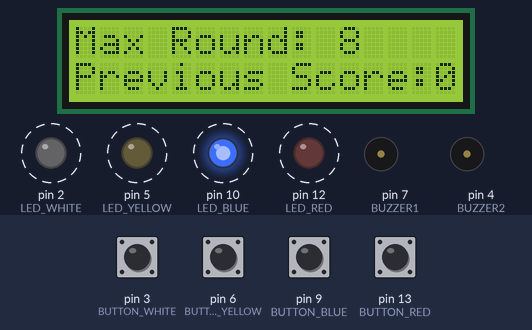
A sketch run on a simulated Arduino Uno, built with avr-gcc and run on an emulated ATmega328P. On the bench: 16×2 character LCD, output pins drawn as LEDs (lit = HIGH), buzzer (waves = sounding, pin HIGH). Dashed ring = blinking. Inputs (shaded band) come from the test bench; at power-on: pin 3 (BUTTON_WHITE), pin 6 (BUTTON_YELLOW), pin 9 (BUTTON_BLUE), pin 13 (BUTTON_RED) HIGH. Random numbers use the default seed unless the sketch sets one.

Above: at 6.58 s.
6.6 s: pin 3 (BUTTON_WHITE) pulled LOW for 0.15 s
At 8.6 s:
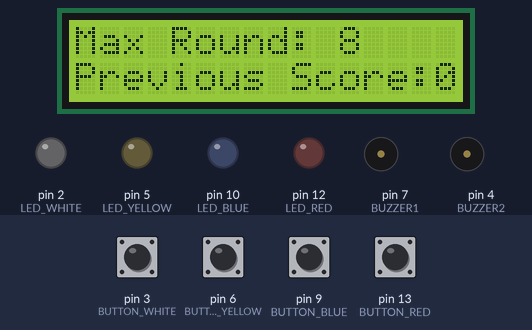
9.5 s: pin 6 (BUTTON_YELLOW) pulled LOW for 0.15 s
At 9.93 s:
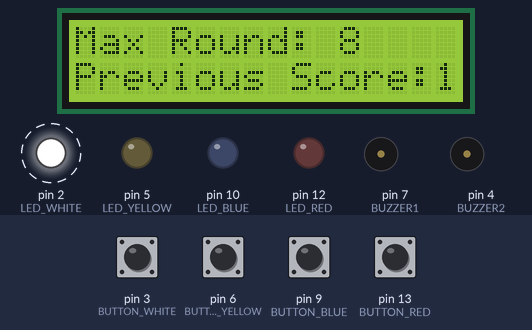
11.3 s: pin 9 (BUTTON_BLUE) pulled LOW for 0.15 s
At 12.75 s:
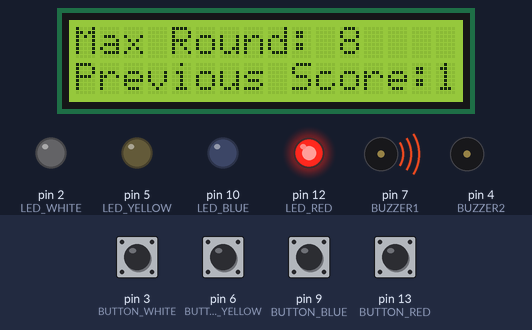
13.8 s: pin 3 (BUTTON_WHITE) pulled LOW for 1 s
At 14.92 s:
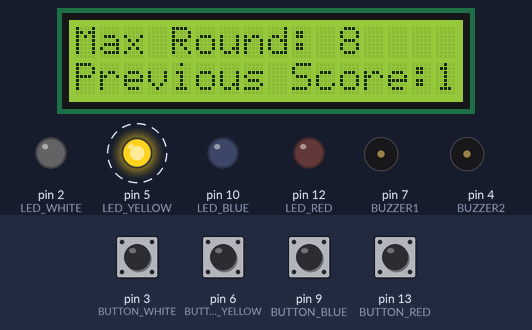
16.3 s: pin 6 (BUTTON_YELLOW) pulled LOW for 1 s
At 18.7 s:
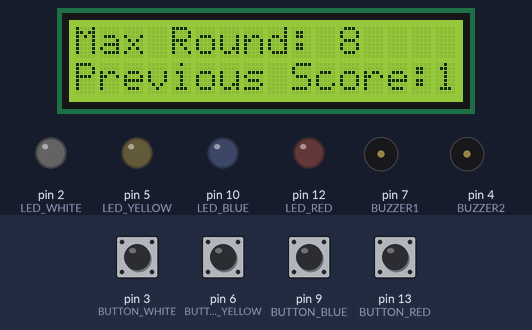
19.4 s: pin 9 (BUTTON_BLUE) pulled LOW for 1 s
At 20.72 s:
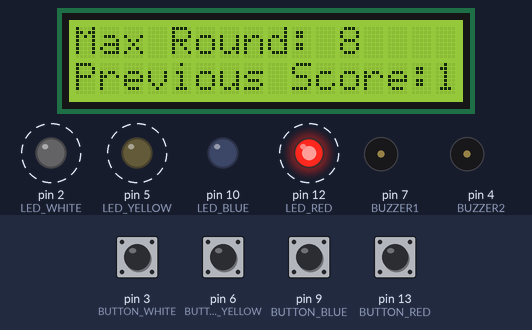
Timing chart, 0 to 22.9 s (numbered marks = the images above; inputs shaded):
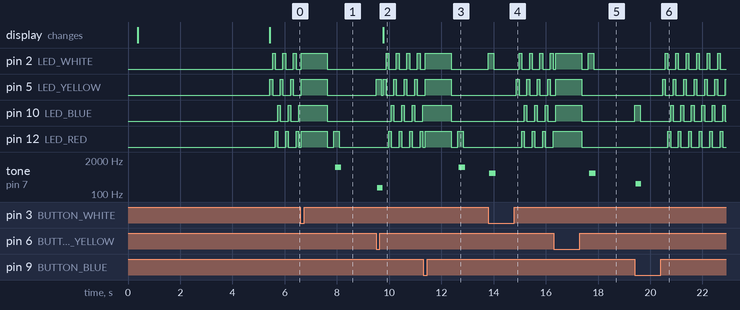

The sketch:

simon_says.ino
```cpp
/*
 Arduino SIMON Says Game
 Created by Gabe and Tyrell
 Date: 2022-05-08
 CMP 521A

 How do you play Simon game?

 The Simon game is an entertaining electrical light and sound game in which players
 must push the colored buttons in the correct order to repeat random light
 sequences. It's a fast-paced game with challenging lighting and sounds. As you
 repeat the patterns and progress to higher levels/rounds , you will have a lot of fun.

 This game was built on the Arduino UNO board.
 It uses the following hardware

 4 - LEDs used to display the feedback
 4 - Buttons for Input
 1 - Buzzer
 1 - Arduino Uno Board
 1 - Arduino Uno
 3 - 220 ohm Resistors for LED
 1 - 200 ohm Resistor for LED
 1 - 16x2 LCD for Game Info and Scoring
 1 - 10K Potentiometer
 1 - 48400 ohm Resistor for LCD
 30- Wires

  */

//Variables

#include <LiquidCrystal.h>

#define CHOICE_OFF      0 //Used to control LEDs
#define CHOICE_NONE     0 //Used to check buttons
#define CHOICE_YELLOW  (1 << 0) // Binary: 0000000000000001 , or 1 in decimal
#define CHOICE_RED     (1 << 1) // Binary: 0000000000000010 , or 2 in decimal
#define CHOICE_WHITE   (1 << 2) // Binary: 0000000000000100 , or 4 in decimal
#define CHOICE_BLUE    (1 << 3) // Binary: 0000000000001000 , or 8 in decimal
#define LED_YELLOW     5
#define LED_RED        12
#define LED_WHITE      2
#define LED_BLUE       10


// Definitions on Buttons information

#define BUTTON_YELLOW  6
#define BUTTON_RED    13
#define BUTTON_WHITE   3
#define BUTTON_BLUE    9

// Definitions Of Buzzer Sounds

#define BUZZER1  7
#define BUZZER2  4

// Definitions of the game parameters

#define ROUNDS_TO_WIN      8  // You need to win 8 times to win
#define TIME_LIMIT      4000  // You have 4 seconds before timing out
#define SIMON              0

// Game state variables

byte gameMode = SIMON; //This is the gamemode
byte gameBoard[32]; // Contains the combination of buttons as the game continues
byte gameRound = 0; // Counts the number of succesful levels the player has made it to


const int rs = A0, en = A1, d4 = A2, d5 = A3, d6 = A4, d7 = A5;
LiquidCrystal lcd(rs, en, d4, d5, d6, d7);

void setup(){

//This will welcome the user when the arduino first turns on and then turn off to inform the user the max round they can go to and the previous round they or someone else got to

  lcd.begin(16,2);
  delay(300);
  lcd.clear();
  lcd.print("Welcome To");
  lcd.setCursor(0,1);
  lcd.print("SIMON SAYS GAME");
  delay(5000);

//Setup hardware inputs/outputs. These pins are defined in the hardware_versions header file
//Enable pull ups on inputs

  pinMode(BUTTON_YELLOW, INPUT_PULLUP);
  pinMode(BUTTON_RED, INPUT_PULLUP);
  pinMode(BUTTON_WHITE, INPUT_PULLUP);
  pinMode(BUTTON_BLUE, INPUT_PULLUP);
  pinMode(LED_YELLOW, OUTPUT);
  pinMode(LED_RED, OUTPUT);
  pinMode(LED_WHITE, OUTPUT);
  pinMode(LED_BLUE, OUTPUT);
  pinMode(BUZZER1, OUTPUT);
  pinMode(BUZZER2, OUTPUT);

//Checking the Mode DC style

  gameMode = SIMON; // SIMON Says Game

}

void loop(){

//This will tell you what the highest round you can go to and tell you the the previous round you got to
  lcd.begin(16,2);
  lcd.print("Max Round: 8 "); // If you increase the number of levels don't forget to adjust this to the new level
  lcd.setCursor(0,1);
  lcd.print("Previous Score:");
  lcd.setCursor(15,1);
  lcd.print(gameRound);


  attractMode(); // Blink lights while waiting for user to press a button
  setLEDs(CHOICE_YELLOW | CHOICE_RED | CHOICE_WHITE | CHOICE_BLUE); // Turn LEDs on red - green - blue - yellow
  delay(1000);
  setLEDs(CHOICE_OFF); // Turn off LEDs
  delay(250);
  if (gameMode == SIMON)
  {
    if (play_SIMON() == true)
      play_loser(); // Player lost
  }
}
boolean play_SIMON(void)
{
  randomSeed(millis()); // Seed the random generator with random amount of millis()
  gameRound = 0; // Resets the game back to square one
  while (gameRound < ROUNDS_TO_WIN)  // Game will last as long as rounds_to_win is not passed
  {
    add_to_moves(); // Add a button and light flash to the current moves, then play them back to player
    playMoves(); // Repeats back the current game board path.  Then require the player to repeat the path.

    for (byte currentMove = 0 ; currentMove < gameRound ; currentMove++) //++ is  post increment
    {
      byte choice = wait_for_button(); // See what button the user presses to see if they got the right button
      if (choice == 0) return false; // If wait timed out, player loses
      if (choice != gameBoard[currentMove]) return false; // If the choice is incorect, player loses
    }
    delay(1250); // Player was correct, delay of 1.25 seconds before playing moves
  }
  return true; // User completed all the levels, and won!!!!!
}
void playMoves(void)
{
  for (byte currentMove = 0 ; currentMove < gameRound ; currentMove++)
  {
    toner(gameBoard[currentMove], 175); //this shows how long the player gets to see the game pattern
    delay(175);  //This is the playback speed
  }
}
void add_to_moves(void)
{
  byte newButton = random(0, 4); //min (included), max (exluded)
  // We have to convert this number, 0 to 3, to CHOICEs
  if(newButton == 0) newButton = CHOICE_YELLOW;
  else if(newButton == 1) newButton = CHOICE_RED;
  else if(newButton == 2) newButton = CHOICE_WHITE;
  else if(newButton == 3) newButton = CHOICE_BLUE;
  gameBoard[gameRound++] = newButton; // Add this new button to the game array
}

//~~~~~~~~~~~~~~~~~~~~~~~~~~~~~~~~~~~~~~~~~~~~~~~~~~~~~~~~~~~~~~~~~
//The following functions control the hardware
// Lights a given LEDs
// Pass in a byte that is made up from CHOICE_RED, CHOICE_YELLOW, etc

void setLEDs(byte leds)
{
  if ((leds & CHOICE_YELLOW) != 0)
    digitalWrite(LED_YELLOW, HIGH);
  else
    digitalWrite(LED_YELLOW, LOW);

  if ((leds & CHOICE_RED) != 0)
    digitalWrite(LED_RED, HIGH);
  else
    digitalWrite(LED_RED, LOW);

  if ((leds & CHOICE_WHITE) != 0)
    digitalWrite(LED_WHITE, HIGH);
  else
    digitalWrite(LED_WHITE, LOW);

  if ((leds & CHOICE_BLUE) != 0)
    digitalWrite(LED_BLUE, HIGH);
  else
    digitalWrite(LED_BLUE, LOW);
}

// Wait for a button to be pressed.
// Returns one of LED colors (LED_RED, etc.) if successful, 0 if timed out

byte wait_for_button(void)
{
  long startTime = millis(); // Remember the time we started the this loop
  while ( (millis() - startTime) < TIME_LIMIT) // Loop until too much time has passed
  {
    byte button = checkButton();
    if (button != CHOICE_NONE)
    {
      toner(button, 175); // Play the button the user just pressed
      while(checkButton() != CHOICE_NONE) ;  // Now let's wait for user to release button
      delay(10); // This helps with debouncing and accidental double taps
      return button;
    }
  }
  return CHOICE_NONE; // If we get here, we've timed out!
}
// Returns a '1' bit in the position corresponding to CHOICE_RED, CHOICE_GREEN, etc.
byte checkButton(void)
{
  if (digitalRead(BUTTON_YELLOW) == 0) return(CHOICE_YELLOW);
  else if (digitalRead(BUTTON_RED) == 0) return(CHOICE_RED);
  else if (digitalRead(BUTTON_WHITE) == 0) return(CHOICE_WHITE);
  else if (digitalRead(BUTTON_BLUE) == 0) return(CHOICE_BLUE);
  return(CHOICE_NONE); // If no button is pressed, return none
}
// Light an LED and play tone
void toner(byte which, int buzz_length_ms)
{
  setLEDs(which); //Turn on a given LED
  //Play the sound associated with the given LED
  switch(which)
  {
  case CHOICE_YELLOW:
    buzz_sound(buzz_length_ms, 2840);
    break;
  case CHOICE_RED:
    buzz_sound(buzz_length_ms, 470);
    break;
  case CHOICE_WHITE:
    buzz_sound(buzz_length_ms, 800);
    break;
  case CHOICE_BLUE:
    buzz_sound(buzz_length_ms, 2044);
    break;
  }
  setLEDs(CHOICE_OFF); // Turn off all LEDs
}
// Toggle buzzer every buzz_delay_us, for a duration of buzz_length_ms.
void buzz_sound(int buzz_length_ms, int buzz_delay_us)
{
  // Convert total play time from milliseconds to microseconds
  long buzz_length_us = buzz_length_ms * (long)1200; //duration of buzz for each LED
  // Loop until the remaining play time is less than a single buzz_delay_us
  while (buzz_length_us > (buzz_delay_us * 2))
  {
    buzz_length_us -= buzz_delay_us * 2; //Decrease the remaining play time
    // Toggle the buzzer at various speeds
    digitalWrite(BUZZER1, LOW);
    digitalWrite(BUZZER2, HIGH);
    delayMicroseconds(buzz_delay_us);
    digitalWrite(BUZZER1, HIGH);
    digitalWrite(BUZZER2, LOW);
    delayMicroseconds(buzz_delay_us);
  }
}
// Play the winner sound and lights
void winner_sound(void)
{
  // Toggle the buzzer at various speeds
  for (byte x = 250 ; x > 70 ; x--)
  {
    for (byte y = 0 ; y < 3 ; y++)
    {
      digitalWrite(BUZZER2, HIGH);
      digitalWrite(BUZZER1, LOW);
      delayMicroseconds(x);
      digitalWrite(BUZZER2, LOW);
      digitalWrite(BUZZER1, HIGH);
      delayMicroseconds(x);
    }
  }
}
// Play the loser sound/lights
void play_loser(void)
{
  setLEDs(CHOICE_YELLOW | CHOICE_RED);
  buzz_sound(255, 1500);
  setLEDs(CHOICE_WHITE | CHOICE_BLUE);
  buzz_sound(255, 1500);
  setLEDs(CHOICE_YELLOW | CHOICE_RED);
  buzz_sound(255, 1500);
  setLEDs(CHOICE_WHITE | CHOICE_BLUE);
  buzz_sound(255, 1500);
}
// attractMode is flashing the lights till someone is ready to play
void attractMode(void)
{
  while(1)
  {
    setLEDs(CHOICE_YELLOW);
    delay(100);
    if (checkButton() != CHOICE_NONE) return;
    setLEDs(CHOICE_WHITE);
    delay(100);
    if (checkButton() != CHOICE_NONE) return;
    setLEDs(CHOICE_RED);
    delay(100);
    if (checkButton() != CHOICE_NONE) return;
    setLEDs(CHOICE_BLUE);
    delay(100);
    if (checkButton() != CHOICE_NONE) return;
  }
}
```

Measured:
- after the input at 6.6 s, tone on pin 7 (BUZZER1): silent → 1048 Hz after 1.3 s, → silent 0.24 s later
- after the input at 9.5 s, pin 2 (LED_WHITE): alternates HIGH for 0.10 s and LOW for 0.30 s, starting after 0.38 s; pin 5 (LED_YELLOW): goes HIGH 0.21 s, LOW 0.08 s, 3 × (HIGH 0.10 s, LOW 0.30 s), HIGH 0.10 s, then LOW, starting at once
- after the input at 11.3 s, tone on pin 7 (BUZZER1): silent → 1048 Hz after 1.4 s, → silent 0.24 s later
- after the input at 13.8 s, pin 2 (LED_WHITE): goes HIGH 0.21 s, LOW 0.96 s, 3 × (HIGH 0.10 s, LOW 0.30 s), HIGH 0.10 s, then LOW, starting at once; pin 5 (LED_YELLOW): alternates HIGH for 0.10 s and LOW for 0.30 s, starting after 1.1 s
- after the input at 16.3 s, tone on pin 7 (BUZZER1): silent → 620 Hz after 1.4 s, → silent 0.24 s later
- after the input at 19.4 s, tone on pin 7 (BUZZER1): silent → 244 Hz after 0.05 s, → silent 0.20 s later
